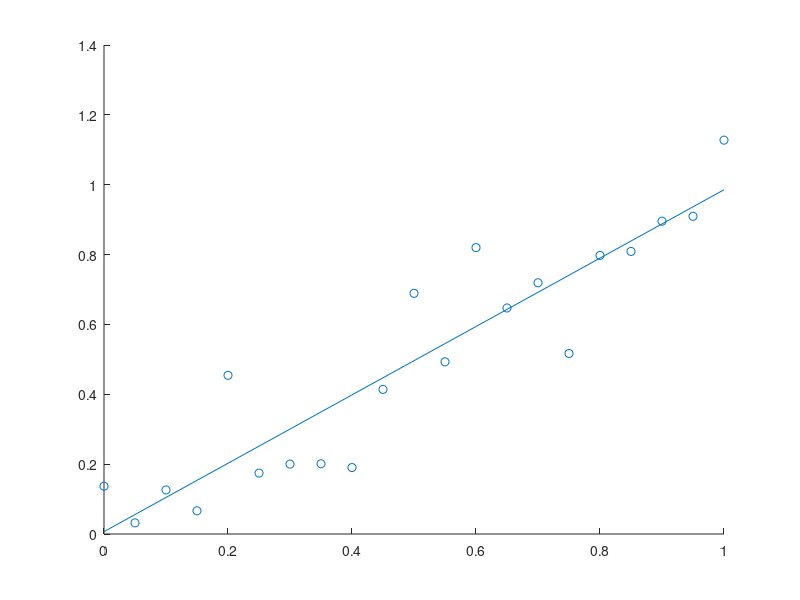

This figure's MATLAB source: (Note: this script raises an error after producing the figure.)
%% 1
x = 0:0.05:1;
y = x + 0.2*randn(1, length(x));

X = [ ones(length(x),1) x(:)];
a = (X.'*X)\(X.'*y(:));
linreg = a(1) + a(2) * x;

hold on
scatter(x,y);
plot(x,linreg);
hold off
% p = newp(x,y,'
%% 2
clear; close all;
x = linspace(0,1,21);
y = -sin(.8*pi*x);

net = fitnet(2);
net = configure(net,x,y);
net.inputs{1}.processFcns = {};
net.outputs{2}.processFcns = {};
[net, tr] = train(net, x, y);
[biases, weights] = hidden_layer_weights(net);
TF = hidden_layer_transfer_function(net);

out_n2 = TF(biases(2)+weights(2)*x);
out_n1 = TF(biases(1)+weights(1)*x);

[biases_out, weights_out] = output_layer_weights(net);
TF_out = output_layer_transfer_function(net);

output = TF_out(biases_out+weights_out(1)*out_n1+weights_out(2)*out_n2);
%%
hold on
scatter(x,out_n1, 15, 'filled');
scatter(x,out_n2, 15, 'filled');
scatter(x,output, 25, 'linewidth', 2);
plot(x,y);
legend('hidden neuron 1', 'hidden neuron 2', 'network estimate', 'sin(x^2)');
xlabel('x');
ylabel('y');
title('Estimate of sin(x^2) with two hidden layers');
hold off
net.LW{2,1}
